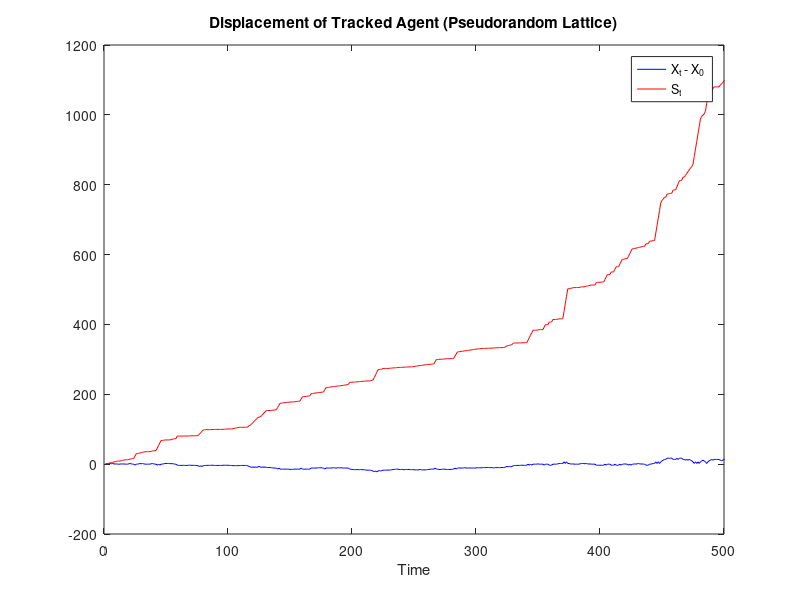

MATLAB code for this plot: (Note: this script raises an error after producing the figure.)
clear all;
close all;
clc;

%% Load lattice information
load('pseudo_net_disp_agent.mat');

%% Update lattice information
node_pos = node_positions_rand_200_1(:, 1);
agent_pos = tracked_agent_pos_200_1(:, 2);
agent_pos = agent_pos + 1;

%% Determine net displacement measures (incl. squared displacement)
timeSteps = max(size(tracked_agent_pos_200_1));
startPosition = node_pos(agent_pos(1));
displacements = node_pos(agent_pos(:)) - startPosition;

squaredDisplacement = zeros(timeSteps, 1);

for i = 2:timeSteps
    currentDisplacement = ...
        node_pos(agent_pos(i)) - node_pos(agent_pos(i-1));
    squaredDisplacement(i:end) = squaredDisplacement(i:end) ...
        + currentDisplacement^2;
end

%% Plot net agent displacement measures
figure;

plot(displacements, 'b');
hold on;

plot(squaredDisplacement, 'r');

xlim([0 500]);
xlabel('Time');
title('Displacement of Tracked Agent (Pseudorandom Lattice)');
legend('X_t - X_0', 'S_t');

%% Perform linear least squares regression
x = 0:1:500;
polynomial = polyfitZero(x, squaredDisplacement, 1);
disp('-------------------------------------------');
disp('Linear least squares fit of S_t:');
disp(['Gradient: ' num2str(polynomial(1))]);
disp('Y-intercept (forced): 0');
disp('-------------------------------------------');

polynomial = polyfitZero(x, displacements, 1);
disp('-------------------------------------------');
disp('Linear least squares fit of X_t - X_0:');
disp(['Gradient: ' num2str(polynomial(1))]);
disp('Y-intercept (forced): 0');
disp('-------------------------------------------');
